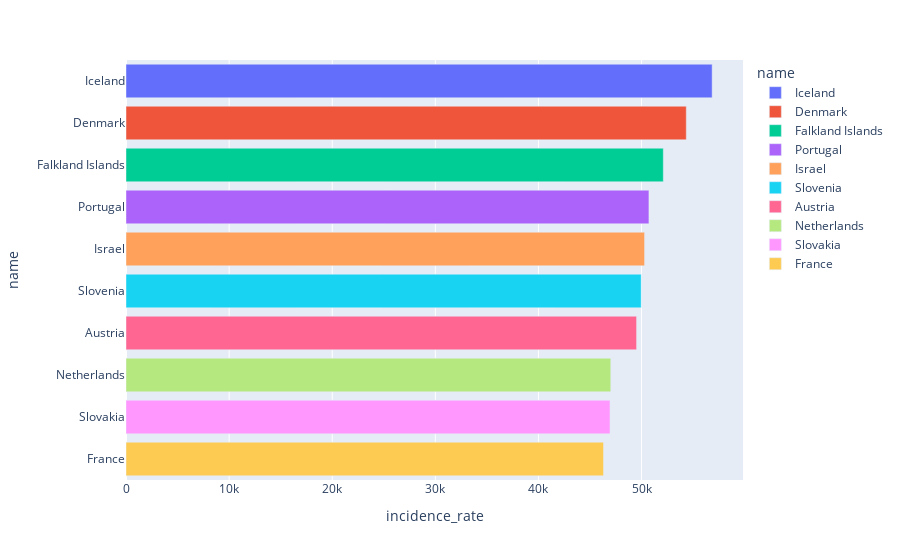

Write notebook code for a chart like this one.
### Markdown cell above
## 建立 Plotly 長條圖

### Code cell
fig = px.bar(gdf_choropleth.sort_values("incidence_rate", ascending=False).head(10),
             x="incidence_rate", y="name", color="name")
fig.show()

### Figure 1 — Plotly figure (JSON) as saved in the notebook; plotly's stock layout.template omitted (floating-point values rounded to 4 significant figures)
{"data": [{"alignmentgroup": "True", "hovertemplate": "name=%{y}<br>incidence_rate=%{x}<extra></extra>", "legendgroup": "Iceland", "marker": {"color": "#636efa", "pattern": {"shape": ""}}, "name": "Iceland", "offsetgroup": "Iceland", "orientation": "h", "showlegend": true, "textposition": "auto", "type": "bar", "x": [56850.0], "xaxis": "x", "y": ["Iceland"], "yaxis": "y"}, {"alignmentgroup": "True", "hovertemplate": "name=%{y}<br>incidence_rate=%{x}<extra></extra>", "legendgroup": "Denmark", "marker": {"color": "#EF553B", "pattern": {"shape": ""}}, "name": "Denmark", "offsetgroup": "Denmark", "orientation": "h", "showlegend": true, "textposition": "auto", "type": "bar", "x": [54340.0], "xaxis": "x", "y": ["Denmark"], "yaxis": "y"}, {"alignmentgroup": "True", "hovertemplate": "name=%{y}<br>incidence_rate=%{x}<extra></extra>", "legendgroup": "Falkland Islands", "marker": {"color": "#00cc96", "pattern": {"shape": ""}}, "name": "Falkland Islands", "offsetgroup": "Falkland Islands", "orientation": "h", "showlegend": true, "textposition": "auto", "type": "bar", "x": [52110.0], "xaxis": "x", "y": ["Falkland Islands"], "yaxis": "y"}, {"alignmentgroup": "True", "hovertemplate": "name=%{y}<br>incidence_rate=%{x}<extra></extra>", "legendgroup": "Portugal", "marker": {"color": "#ab63fa", "pattern": {"shape": ""}}, "name": "Portugal", "offsetgroup": "Portugal", "orientation": "h", "showlegend": true, "textposition": "auto", "type": "bar", "x": [50710.0], "xaxis": "x", "y": ["Portugal"], "yaxis": "y"}, {"alignmentgroup": "True", "hovertemplate": "name=%{y}<br>incidence_rate=%{x}<extra></extra>", "legendgroup": "Israel", "marker": {"color": "#FFA15A", "pattern": {"shape": ""}}, "name": "Israel", "offsetgroup": "Israel", "orientation": "h", "showlegend": true, "textposition": "auto", "type": "bar", "x": [50290.0], "xaxis": "x", "y": ["Israel"], "yaxis": "y"}, {"alignmentgroup": "True", "hovertemplate": "name=%{y}<br>incidence_rate=%{x}<extra></extra>", "legendgroup": "Slovenia", "marker": {"color": "#19d3f3", "pattern": {"shape": ""}}, "name": "Slovenia", "offsetgroup": "Slovenia", "orientation": "h", "showlegend": true, "textposition": "auto", "type": "bar", "x": [49960.0], "xaxis": "x", "y": ["Slovenia"], "yaxis": "y"}, {"alignmentgroup": "True", "hovertemplate": "name=%{y}<br>incidence_rate=%{x}<extra></extra>", "legendgroup": "Austria", "marker": {"color": "#FF6692", "pattern": {"shape": ""}}, "name": "Austria", "offsetgroup": "Austria", "orientation": "h", "showlegend": true, "textposition": "auto", "type": "bar", "x": [49520.0], "xaxis": "x", "y": ["Austria"], "yaxis": "y"}, {"alignmentgroup": "True", "hovertemplate": "name=%{y}<br>incidence_rate=%{x}<extra></extra>", "legendgroup": "Netherlands", "marker": {"color": "#B6E880", "pattern": {"shape": ""}}, "name": "Netherlands", "offsetgroup": "Netherlands", "orientation": "h", "showlegend": true, "textposition": "auto", "type": "bar", "x": [47010.0], "xaxis": "x", "y": ["Netherlands"], "yaxis": "y"}, {"alignmentgroup": "True", "hovertemplate": "name=%{y}<br>incidence_rate=%{x}<extra></extra>", "legendgroup": "Slovakia", "marker": {"color": "#FF97FF", "pattern": {"shape": ""}}, "name": "Slovakia", "offsetgroup": "Slovakia", "orientation": "h", "showlegend": true, "textposition": "auto", "type": "bar", "x": [46940.0], "xaxis": "x", "y": ["Slovakia"], "yaxis": "y"}, {"alignmentgroup": "True", "hovertemplate": "name=%{y}<br>incidence_rate=%{x}<extra></extra>", "legendgroup": "France", "marker": {"color": "#FECB52", "pattern": {"shape": ""}}, "name": "France", "offsetgroup": "France", "orientation": "h", "showlegend": true, "textposition": "auto", "type": "bar", "x": [46310.0], "xaxis": "x", "y": ["France"], "yaxis": "y"}], "layout": {"barmode": "relative", "legend": {"title": {"text": "name"}, "tracegroupgap": 0}, "margin": {"t": 60}, "xaxis": {"anchor": "y", "domain": [0, 1], "title": {"text": "incidence_rate"}}, "yaxis": {"anchor": "x", "categoryarray": ["France", "Slovakia", "Netherlands", "Austria", "Slovenia", "Israel", "Portugal", "Falkland Islands", "Denmark", "Iceland"], "categoryorder": "array", "domain": [0, 1], "title": {"text": "name"}}}}
